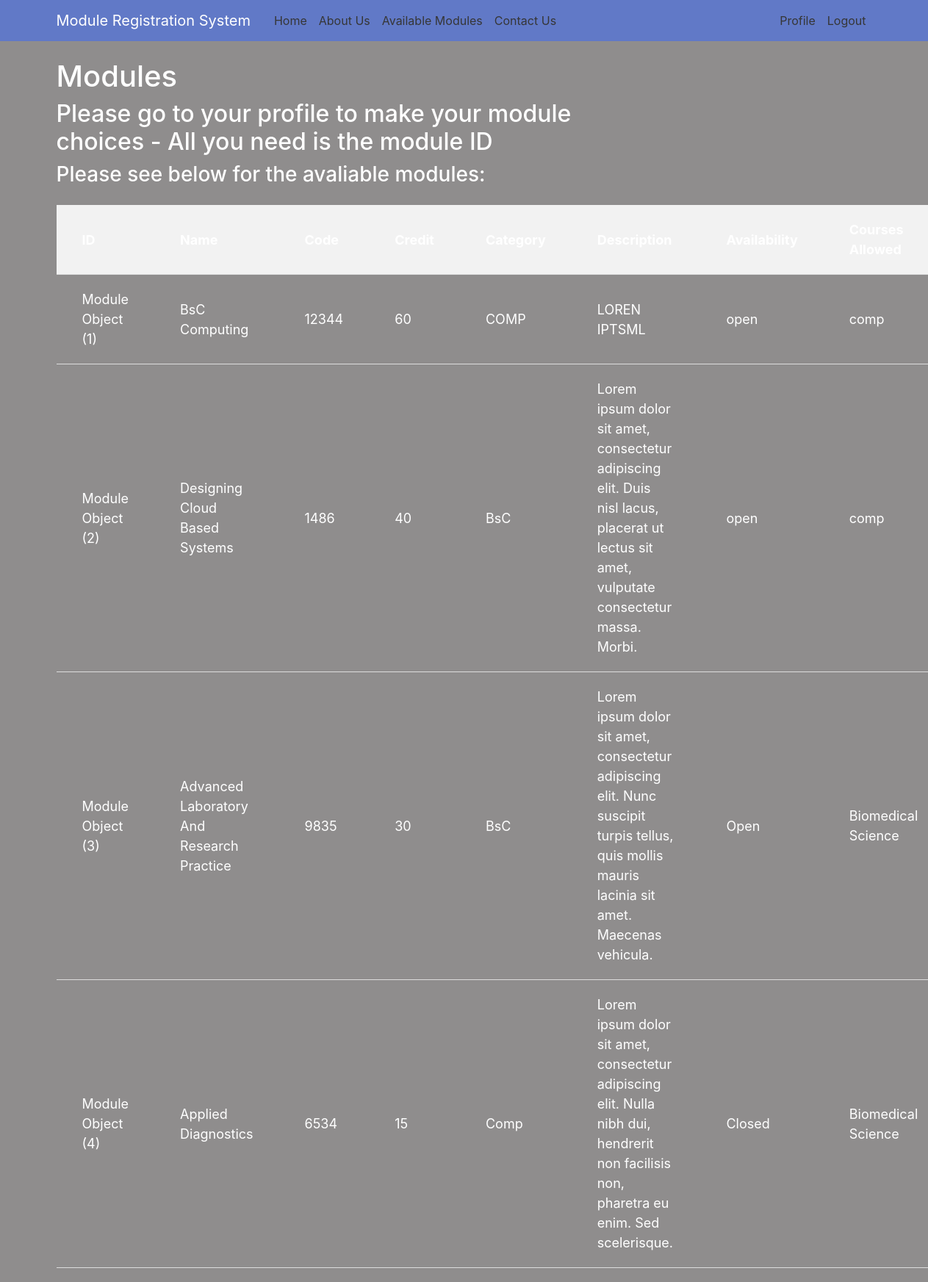
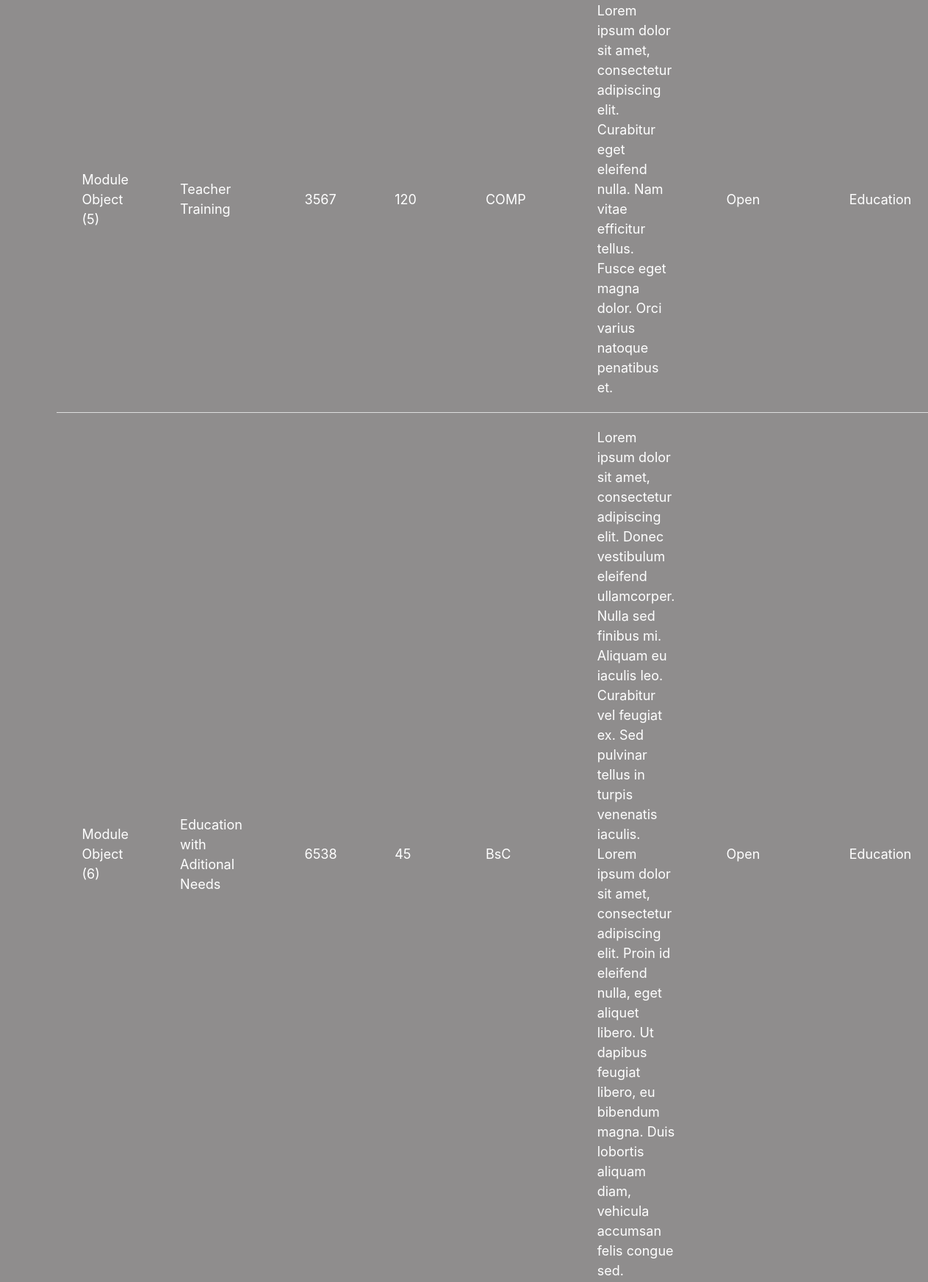
The app's page /modules (signed in, upper part) with its own data (2 pictures, top to bottom).
### moduleregistrationsystem/models.py (models this page shows)
class Module(models.Model):
    name = models.CharField(max_length=255, validators=[MinLengthValidator(1)], default='null')
    code = models.CharField(max_length=20, validators=[MinLengthValidator(1)], default='null')
    credit = models.IntegerField(default='60')
    category = models.CharField(max_length=100, validators=[MinLengthValidator(1)], default='null')
    description = models.TextField(validators=[MinLengthValidator(1)], default='null')
    availability = models.CharField(max_length=10, choices=[('Open', 'Open'), ('Closed', 'Closed')], default='open')
    courses_allowed = models.CharField(max_length=20, choices=[('Computing', 'Computing'), ('Biomedical Science', 'Biomedical Science'), ('Education', 'Education')], validators=[MinLengthValidator(1)], default='null')
    users = models.ManyToManyField(User, blank=True)

### moduleregistrationsystem/views.py (the view)
# urls.py: path('modules', views.modules, name='modules'),
def modules(request):
    modules = Module.objects.all()
    if request.method == 'POST':
        form = ModuleSelectionForm(request.POST)
        if form.is_valid():
            selected_modules = form.cleaned_data['users']
            request.user.module_set.set(selected_modules)
    else:
        form = ModuleSelectionForm()
    user_modules = request.user.module_set.all()
    return render(request, 'moduleregistrationsystem/modules.html', {'title': 'Modules', 'modules': modules, 'form': form, 'user_modules': user_modules})

### moduleregistrationsystem/templates/moduleregistrationsystem/modules.html
{% extends 'moduleregistrationsystem/base.html' %}
{% block content %}
  <h1>{{ title }}</h1>
  <h2>Please go to your profile to make your module choices - All you need is the module ID</h2>
  <h3>Please see below for the avaliable modules:</h3>
  {% if modules %}
    <table class="styled-table">
      <thead>
        <tr>
          <th>ID</th>
          <th>Name</th>
          <th>Code</th>
          <th>Credit</th>
          <th>Category</th>
          <th>Description</th>
          <th>Availability</th>
          <th>Courses Allowed</th>
        </tr>
      </thead>
      <tbody>
        {% for module in modules %}
          <tr>
            <td>Module Object ({{ module.id }})</td>
            <td>{{ module.name }}</td>
            <td>{{ module.code }}</td>
            <td>{{ module.credit }}</td>
            <td>{{ module.category }}</td>
            <td>{{ module.description }}</td>
            <td>{{ module.availability }}</td>
            <td>{{ module.courses_allowed }}</td>
          </tr>
        {% endfor %}
      </tbody>
    </table>
  {% else %}
    <p>No modules available.</p>
  {% endif %}
{% endblock %}

### moduleregistrationsystem/static/css/styles.css (style rules this page uses)
html { position: relative; min-height: 100%; }
body { background: #8f8d8d; color: #ffffff; margin-top: 5rem; margin-bottom: 50px; }
h1, h2, h3, h4, h5, h6 { color: #ffffff; }
.styled-table { width: 100%; border-collapse: collapse; margin: 25px 0; font-size: 18px; text-align: left; }
.styled-table th, .styled-table td { padding: 20px 35px; border-bottom: 1px solid #ddd; }
.styled-table th { background-color: #f2f2f2; }

### records on screen
Module: id "1", name "BsC Computing", code "12344", credit "60", category "COMP", description "LOREN IPTSML", availability "open", courses_allowed "comp"
Module: id "2", name "Designing Cloud Based Systems", code "1486", credit "40", category "BsC", description "Lorem ipsum dolor sit amet, consectetur adipiscing elit. Duis nisl lacus, placerat ut lectus sit amet, vulputate consectetur massa. Morbi.", availability "open", courses_allowed "comp"
Module: id "3", name "Advanced Laboratory And Research Practice", code "9835", credit "30", category "BsC", description "Lorem ipsum dolor sit amet, consectetur adipiscing elit. Nunc suscipit turpis tellus, quis mollis mauris lacinia sit amet. Maecenas vehicula.", availability "Open", courses_allowed "Biomedical Science"
Module: id "4", name "Applied Diagnostics", code "6534", credit "15", category "Comp", description "Lorem ipsum dolor sit amet, consectetur adipiscing elit. Nulla nibh dui, hendrerit non facilisis non, pharetra eu enim. Sed scelerisque.", availability "Closed", courses_allowed "Biomedical Science"
Module: id "5", name "Teacher Training", code "3567", credit "120", category "COMP", description "Lorem ipsum dolor sit amet, consectetur adipiscing elit. Curabitur eget eleifend nulla. Nam vitae efficitur tellus. Fusce eget magna dolor. Orci varius natoque penatibus et.", availability "Open", courses_allowed "Education"
Module: id "6", name "Education with Aditional Needs", code "6538", credit "45", category "BsC", description "Lorem ipsum dolor sit amet, consectetur adipiscing elit. Donec vestibulum eleifend ullamcorper. Nulla sed finibus mi. Aliquam eu iaculis leo. Curabitur vel feugiat ex. Sed pulvinar tellus in turpis venenatis iaculis. Lorem ipsum dolor sit amet, consectetur adipiscing elit. Proin id eleifend nulla, eget aliquet libero. Ut dapibus feugiat libero, eu bibendum magna. Duis lobortis aliquam diam, vehicula accumsan felis congue sed.", availability "Open", courses_allowed "Education"

### other values on screen
{{ title }} "Modules"
